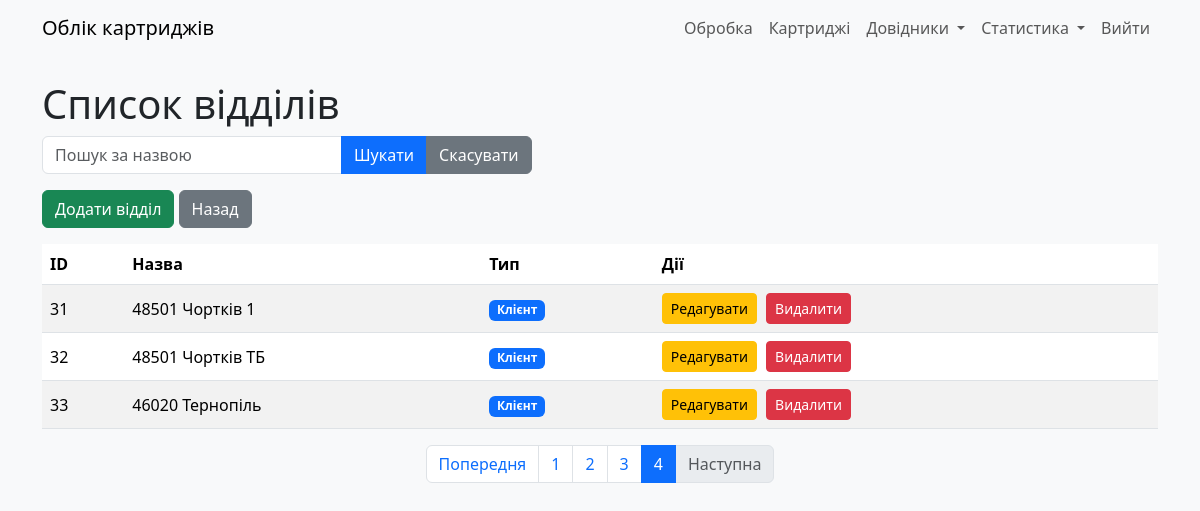
Before: /refill_depts?page=4&search= (signed in) with the older database file.
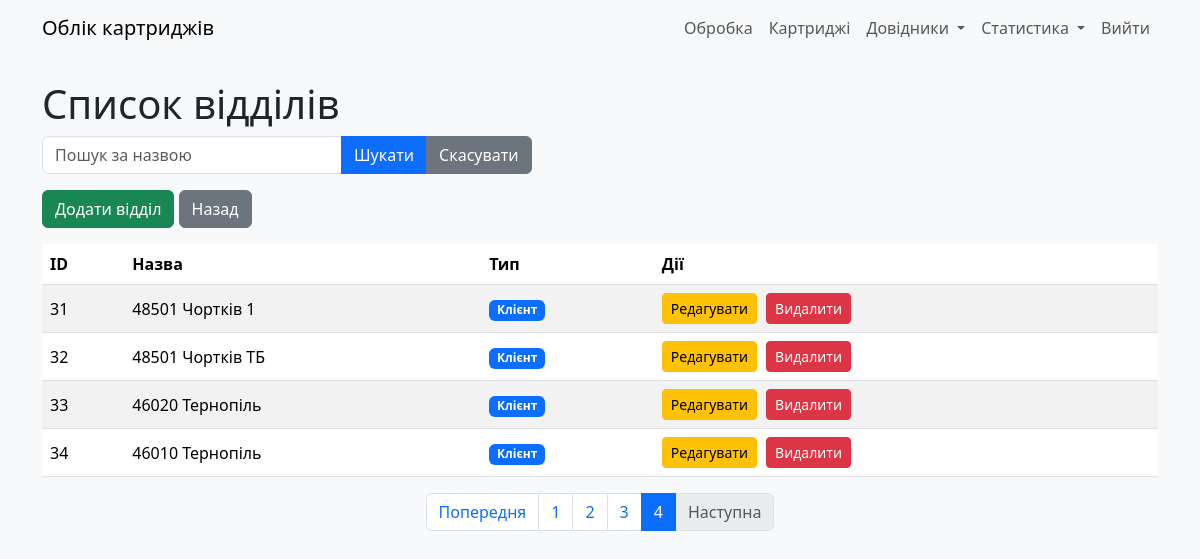
After: the same page with the newer database file.
### models.py (models this page shows)
class RefillDept(db.Model):
    __tablename__ = "refill_dept"
    id: Mapped[int] = mapped_column(primary_key=True)
    deptname: Mapped[str] = mapped_column(String(30))
    is_exec: Mapped[int] = mapped_column(Integer, server_default=literal(0))
    user_updated: Mapped[int] = mapped_column(ForeignKey(User.id))
    time_updated: Mapped[DateTime] = mapped_column(DateTime, server_default=func.now())

### app.py (the view)
@app.route('/refill_depts')
@login_required
def refill_depts():
    search = request.args.get('search', '')
    page = request.args.get('page', 1, type=int)
    per_page = 10  # Кількість записів на сторінці
    query = RefillDept.query.filter(RefillDept.deptname.ilike(f'%{search}%'))
    pagination = query.paginate(page=page, per_page=per_page)
    return render_template('refill_depts.html',
                           depts=pagination.items,
                           pagination=pagination,
                           search=search)

### app.py (called while the page is built)
@login_manager.user_loader
def load_user(user_id):
    return User.query.get(int(user_id))

### templates/refill_depts.html (shortened to what this page needs)
{% extends "base.html" %}
{% block content %}
    <h1>Список відділів</h1>
    <form method="GET" class="mb-3">
        <div class="input-group">
            <input type="text" name="search" class="form-control" placeholder="Пошук за назвою" value="{{ search }}">
            <button type="submit" class="btn btn-primary">Шукати</button>
            <a href="{{ url_for('refill_depts') }}" class="btn btn-secondary">Скасувати</a>
        </div>
    </form>
    <div class="mb-3">
        <a href="{{ url_for('add_refill_dept') }}" class="btn btn-success">Додати відділ</a>
        <a href="{{ url_for('index') }}" class="btn btn-secondary">Назад</a>
    </div>
    <table class="table table-striped">
        <thead>
            <tr>
                <th>ID</th>
                <th>Назва</th>
                <th>Тип</th>
                <th>Дії</th>
            </tr>
        </thead>
        <tbody>
            {% for dept in depts %}
            <tr>
                <td>{{ dept.id }}</td>
                <td>{{ dept.deptname }}</td>
                <td>
                    {% if dept.is_exec %}
                        <span class="badge bg-success">Виконавець</span>
                    {% else %}
                        <span class="badge bg-primary">Клієнт</span>
                    {% endif %}
                </td>
                <td>
                    <a href="{{ url_for('edit_refill_dept', dept_id=dept.id) }}" class="btn btn-warning btn-sm">Редагувати</a>
                    <form action="{{ url_for('delete_refill_dept', dept_id=dept.id) }}" method="POST" class="d-inline" onsubmit="return confirm('Ви впевнені, що хочете видалити цей відділ?');">
                        <button type="submit" class="btn btn-danger btn-sm">Видалити</button>
                    </form>
                </td>
            </tr>
            {% endfor %}
        </tbody>
    </table>
    <nav aria-label="Page navigation">
        <ul class="pagination justify-content-center">
            {% if pagination.has_prev %}
                <li class="page-item">
                    <a class="page-link" href="{{ url_for('refill_depts', page=pagination.prev_num, search=search) }}">Попередня</a>
                </li>
            {% else %}
                <li class="page-item disabled">
                    <span class="page-link">Попередня</span>
                </li>
            {% endif %}
            {% for page_num in pagination.iter_pages() %}
                {% if page_num %}
                    {% if page_num == pagination.page %}
                        <li class="page-item active">
                            <span class="page-link">{{ page_num }}</span>
                        </li>
                    {% else %}
                        <li class="page-item">
                            <a class="page-link" href="{{ url_for('refill_depts', page=page_num, search=search) }}">{{ page_num }}</a>
                        </li>
                    {% endif %}
                {% else %}
                    <li class="page-item disabled">
                        <span class="page-link">...</span>
                    </li>
                {% endif %}
            {% endfor %}
            {% if pagination.has_next %}
                <li class="page-item">
                    <a class="page-link" href="{{ url_for('refill_depts', page=pagination.next_num, search=search) }}">Наступна</a>
                </li>
            {% else %}
                <li class="page-item disabled">
                    <span class="page-link">Наступна</span>
                </li>
            {% endif %}
        </ul>
    </nav>
{% endblock %}

Changed rows visible on the page:
added RefillDept: id "34", deptname "46010 Тернопіль", is_exec "Клієнт"
